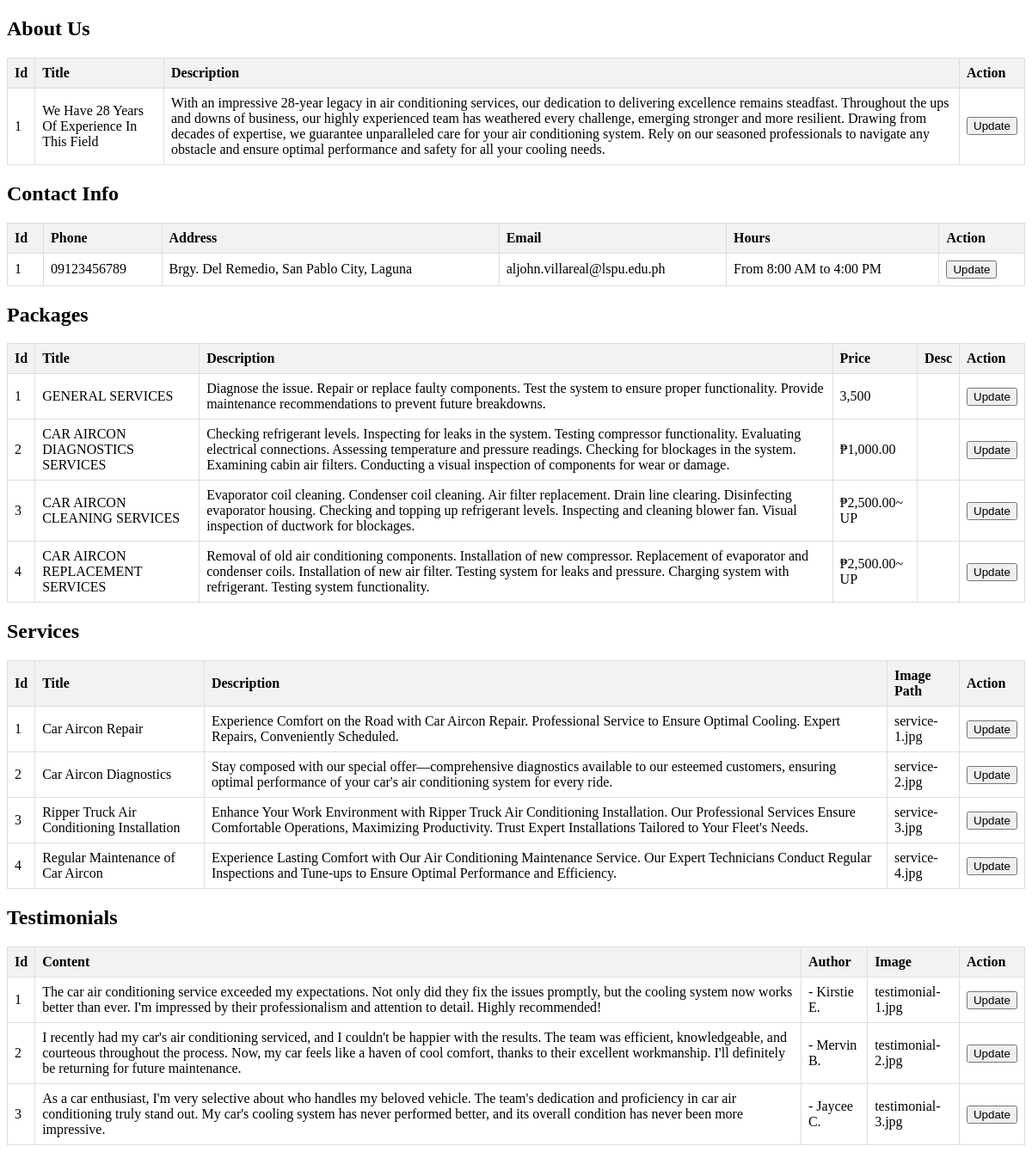
Page /edit_appointment.php on the committed database.
### tables this page shows
CREATE TABLE `about_us` (
  `id` int(11) NOT NULL,
  `title` varchar(100) NOT NULL,
  `description` text NOT NULL
);

CREATE TABLE `contact_info` (
  `id` int(11) NOT NULL,
  `phone` varchar(20) NOT NULL,
  `address` varchar(100) NOT NULL,
  `email` varchar(100) NOT NULL,
  `hours` varchar(255) NOT NULL
);

CREATE TABLE `packages` (
  `id` int(11) NOT NULL,
  `title` varchar(100) NOT NULL,
  `description` text NOT NULL,
  `price` varchar(255) NOT NULL,
  `desc` varchar(255) NOT NULL
);

CREATE TABLE `services` (
  `id` int(11) NOT NULL,
  `title` varchar(100) NOT NULL,
  `description` text NOT NULL,
  `image_path` varchar(255) NOT NULL
);

CREATE TABLE `testimonials` (
  `id` int(11) NOT NULL,
  `content` text NOT NULL,
  `author` varchar(100) NOT NULL,
  `image` varchar(100) NOT NULL
);

### edit_appointment.php (the view, shortened to what this page needs)
<!DOCTYPE html>
<html lang="en">
<head>
</head>
<body>
    <?php
    $servername = "localhost";
    $username = "root";
    $password = "";
    $database = "kool7_car_aircon_specialist";
    $conn = new mysqli($servername, $username, $password, $database);
    $tables = array("about_us", "contact_info", "packages", "services", "testimonials");
    foreach ($tables as $table) {
        $sql = "SELECT * FROM $table";
        $result = $conn->query($sql);
        ?>
        <h2><?php echo ucwords(str_replace('_', ' ', $table)); ?></h2>
        <table>
            <tr>
                <?php
                $sql_columns = "SHOW COLUMNS FROM $table";
                $result_columns = $conn->query($sql_columns);
                while ($row = $result_columns->fetch_assoc()) {
                    echo "<th>" . ucwords(str_replace('_', ' ', $row["Field"])) . "</th>";
                }
                ?>
                <th>Action</th>
            </tr>
            <?php
            if ($result->num_rows > 0) {
                while ($row = $result->fetch_assoc()) {
                    echo "<tr>";
                    foreach ($row as $key => $value) {
                        echo "<td>$value</td>";
                    }
                    echo "<td>
                            <button onclick='openModal(\"$table\", " . $row["id"] . ")'>Update</button>
                        </td>";
                    echo "</tr>";
                }
            } else {
                echo "<tr><td colspan='" . ($result_columns->num_rows + 1) . "'>No records found</td></tr>";
            }
            ?>
        </table>
    <?php
    }
    ?>
</body>
</html>

### edit_appointment.php (style rules this page uses)
table { border-collapse: collapse; width: 100%; }
th, td { border: 1px solid #ddd; padding: 8px; text-align: left; }
th { background-color: #f2f2f2; }

### rows in the picture
about_us: id "1", title "We Have 28 Years Of Experience In This Field", description "With an impressive 28-year legacy in air conditioning services, our dedication to delivering excellence remains steadfast. Throughout the ups and downs of business, our highly experienced team has weathered every challenge, emerging stronger and more resilient. Drawing from decades of expertise, we guarantee unparalleled care for your air conditioning system. Rely on our seasoned professionals to navigate any obstacle and ensure optimal performance and safety for all your cooling needs."
contact_info: id "1", phone "09123456789", address "Brgy. Del Remedio, San Pablo City, Laguna", email "aljohn.villareal@lspu.edu.ph", hours "From 8:00 AM to 4:00 PM"
packages: id "1", title "GENERAL SERVICES", description "Diagnose the issue. Repair or replace faulty components. Test the system to ensure proper functionality. Provide maintenance recommendations to prevent future breakdowns.", price "3,500"
packages: id "2", title "CAR AIRCON DIAGNOSTICS SERVICES", description "Checking refrigerant levels. Inspecting for leaks in the system. Testing compressor functionality. Evaluating electrical connections. Assessing temperature and pressure readings. Checking for blockages in the system. Examining cabin air filters. Conducting a visual inspection of components for wear or damage.", price "₱1,000.00"
packages: id "3", title "CAR AIRCON CLEANING SERVICES", description "Evaporator coil cleaning. Condenser coil cleaning. Air filter replacement. Drain line clearing. Disinfecting evaporator housing. Checking and topping up refrigerant levels. Inspecting and cleaning blower fan. Visual inspection of ductwork for blockages.", price "₱2,500.00~ UP"
packages: id "4", title "CAR AIRCON REPLACEMENT SERVICES", description "Removal of old air conditioning components. Installation of new compressor. Replacement of evaporator and condenser coils. Installation of new air filter. Testing system for leaks and pressure. Charging system with refrigerant. Testing system functionality.", price "₱2,500.00~ UP"
services: id "1", title "Car Aircon Repair", description "Experience Comfort on the Road with Car Aircon Repair. Professional Service to Ensure Optimal Cooling. Expert Repairs, Conveniently Scheduled.", image_path "service-1.jpg"
services: id "2", title "Car Aircon Diagnostics", description "Stay composed with our special offer—comprehensive diagnostics available to our esteemed customers, ensuring optimal performance of your car's air conditioning system for every ride.", image_path "service-2.jpg"
services: id "3", title "Ripper Truck Air Conditioning Installation", description "Enhance Your Work Environment with Ripper Truck Air Conditioning Installation. Our Professional Services Ensure Comfortable Operations, Maximizing Productivity. Trust Expert Installations Tailored to Your Fleet's Needs.", image_path "service-3.jpg"
services: id "4", title "Regular Maintenance of Car Aircon", description "Experience Lasting Comfort with Our Air Conditioning Maintenance Service. Our Expert Technicians Conduct Regular Inspections and Tune-ups to Ensure Optimal Performance and Efficiency.", image_path "service-4.jpg"
testimonials: id "1", content "The car air conditioning service exceeded my expectations. Not only did they fix the issues promptly, but the cooling system now works better than ever. I'm impressed by their professionalism and attention to detail. Highly recommended!", author "- Kirstie E.", image "testimonial-1.jpg"
testimonials: id "2", content "I recently had my car's air conditioning serviced, and I couldn't be happier with the results. The team was efficient, knowledgeable, and courteous throughout the process. Now, my car feels like a haven of cool comfort, thanks to their excellent workmanship. I'll definitely be returning for future maintenance.", author "- Mervin B.", image "testimonial-2.jpg"
testimonials: id "3", content "As a car enthusiast, I'm very selective about who handles my beloved vehicle. The team's dedication and proficiency in car air conditioning truly stand out. My car's cooling system has never performed better, and its overall condition has never been more impressive.", author "- Jaycee C.", image "testimonial-3.jpg"

### other values in the picture
str_replace('_', ' ', $table) "About Us"
str_replace('_', ' ', $row["Field"]) "Id"
str_replace('_', ' ', $row["Field"]) "Title"
str_replace('_', ' ', $row["Field"]) "Description"
str_replace('_', ' ', $table) "Contact Info"
str_replace('_', ' ', $row["Field"]) "Phone"
str_replace('_', ' ', $row["Field"]) "Address"
str_replace('_', ' ', $row["Field"]) "Email"
str_replace('_', ' ', $row["Field"]) "Hours"
str_replace('_', ' ', $table) "Packages"
str_replace('_', ' ', $row["Field"]) "Price"
str_replace('_', ' ', $row["Field"]) "Desc"
str_replace('_', ' ', $table) "Services"
str_replace('_', ' ', $row["Field"]) "Image Path"
str_replace('_', ' ', $table) "Testimonials"
